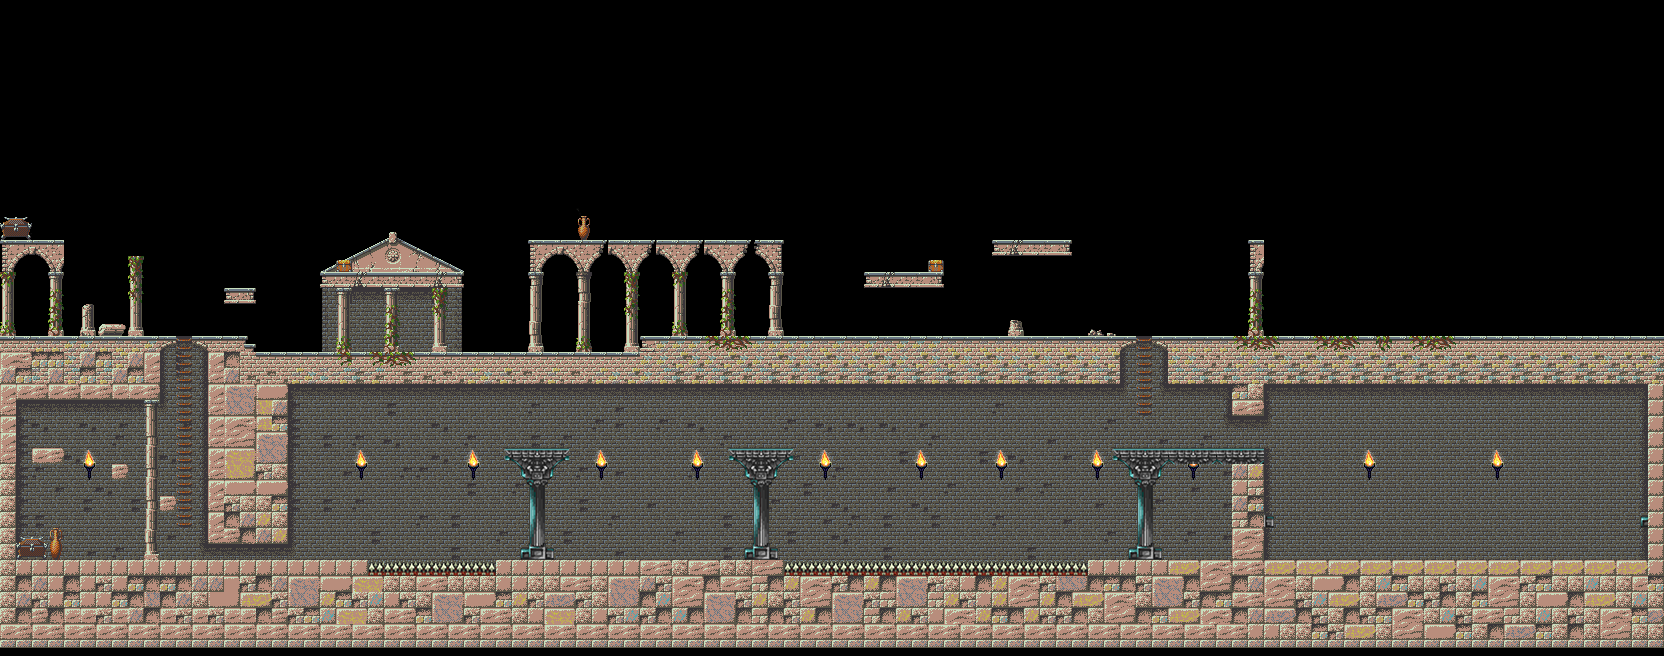

This game map was drawn from its Tiled (.tmx) file and the tilesets committed beside it. A one-line description and the trimmed map source follow:
An orthogonal 104x41 tile map with 16x16 px tiles, 2 tile layers (sky, tiles layer 1) and 78 objects (38x solid, 10x solidforenemy, 6x hp, 5x enemy, 4x stom, ...).

<map version="1.10" tiledversion="1.11.2" orientation="orthogonal" renderorder="left-up" width="104" height="41" tilewidth="16" tileheight="16" infinite="0" nextlayerid="35" nextobjectid="162">
 <tileset firstgid="1" name="map" tilewidth="16" tileheight="16" tilecount="480" columns="30">
  <image source="resources/tilesets/map.png" width="483" height="256" />
 </tileset>
 <layer id="33" name="sky" width="104" height="41">
  <data>[4264 cells, 1156 non-empty, 47 distinct tile ids]</data>
 </layer>
 <layer id="34" name="tiles layer 1" width="104" height="41">
  <data>[4264 cells, 1330 non-empty, 175 distinct tile ids]</data>
 </layer>
 <objectgroup id="13" name="objects layer 1">
  <object id="63" name="solid" x="-0.5" y="336" width="173.922" height="12" />
  <object id="64" name="solid" x="0.25" y="240" width="64" height="10" />
  <object id="65" name="solid" x="0" y="117" width="6" height="219" />
  <object id="66" name="enemy" x="73.587" y="527.533" width="32" height="32" />
  <object id="67" name="solid" x="-0.5" y="348.083" width="159.818" height="50.6667" />
  <object id="70" name="solid" x="208.5" y="346.25" width="10.25" height="195.75" />
  <object id="72" name="solid" x="16.5" y="559.936" width="351.167" height="10" />
  <object id="73" name="solid" x="5.5" y="398.375" width="10.25" height="170.417" />
  <object id="74" name="solid" x="32.25" y="447.5" width="31.25" height="14.75" />
  <object id="75" name="solid" x="112.25" y="464.5" width="14.75" height="14.75" />
  <object id="76" name="ladder" x="179.5" y="335" width="9.75" height="184.41" />
  <object id="77" name="player" x="24.8333" y="311.833" width="11" height="24" />
  <object id="78" name="solid" x="195.147" y="336" width="52.4215" height="7" />
  <object id="79" name="solid" x="160.5" y="496.333" width="14.75" height="14.75" />
  <object id="80" name="solid" x="219" y="529.25" width="68.9167" height="12.75" />
  <object id="81" name="solid" x="240.076" y="352.5" width="399.159" height="30.6667" />
  <object id="82" name="solid" x="200.742" y="344.5" width="55.1591" height="7" />
  <object id="83" name="solid" x="320.742" y="272.542" width="143.117" height="14.3333" />
  <object id="84" name="solid" x="277.167" y="384.917" width="10.25" height="157.083" />
  <object id="85" name="solid" x="224.367" y="288.417" width="31.2841" height="15.0833" />
  <object id="87" name="solid" x="128.242" y="256.099" width="15.1591" height="2.08333" />
  <object id="88" name="solidforenemy" x="633.25" y="321.083" width="12.6667" height="29.6667" />
  <object id="90" name="solid" x="639.284" y="336" width="480.784" height="47.1667" />
  <object id="91" name="solid" x="528.679" y="240.48" width="254.784" height="13.9167" />
  <object id="93" name="enemy" x="690.333" y="303.409" width="32" height="32" />
  <object id="94" name="enemy" x="637.5" y="207.864" width="32" height="32" />
  <object id="95" name="solidforenemy" x="528.281" y="225.931" width="12.6667" height="14.3333" />
  <object id="96" name="solidforenemy" x="768.583" y="224.084" width="12.6667" height="15.3333" />
  <object id="97" name="solid" x="864.117" y="273.167" width="78.7837" height="13.9167" />
  <object id="105" name="solid" x="993.117" y="240.667" width="77.7837" height="13.9167" />
  <object id="107" name="checkpoint" x="23.8636" y="305.909" width="13.5" height="30" />
  <object id="109" name="checkpoint" x="310.985" y="529.667" width="13.5" height="30" />
  <object id="110" name="solid" x="495.591" y="559.81" width="287.576" height="8.84848" />
  <object id="111" name="pike" x="368.697" y="567.818" width="126.727" height="7.63637" />
  <object id="112" name="hp" x="560.182" y="223.818" width="15.6364" height="16.1818" />
  <object id="113" name="hp" x="128.057" y="239.818" width="15.6364" height="16.1818" />
  <object id="114" name="hp" x="32.1818" y="432.193" width="15.6364" height="16.1818" />
  <object id="115" name="stom" x="608.182" y="223.818" width="15.6364" height="16.1818" />
  <object id="116" name="stom" x="48.5151" y="431.86" width="15.6364" height="16.1818" />
  <object id="117" name="stom" x="1056.18" y="223.818" width="15.6364" height="16.1818" />
  <object id="118" name="MovingPlatformdy" x="451" y="545.333" width="43.3333" height="10" />
  <object id="119" name="MovingPlatformdx" x="568.875" y="449.458" width="43.3333" height="10" />
  <object id="120" name="solid" x="505.383" y="448.935" width="63.0757" height="8.84848" />
  <object id="121" name="solid" x="729.814" y="449.026" width="63.0757" height="8.84848" />
  <object id="122" name="MovingPlatformdx" x="793.939" y="449.469" width="43.3333" height="10" />
  <object id="123" name="solid" x="1113.6" y="449" width="118.264" height="8.84848" />
  <object id="124" name="enemy" x="562.793" y="527.556" width="32" height="32" />
  <object id="125" name="solidforenemy" x="482.917" y="537.416" width="12.6667" height="32" />
  <object id="127" name="stom" x="545.182" y="431.818" width="15.6364" height="16.1818" />
  <object id="128" name="hp" x="776.849" y="431.818" width="15.6364" height="16.1818" />
  <object id="129" name="solidformp" x="451.879" y="559.848" width="43.3939" height="6.66667" />
  <object id="130" name="solidformp" x="456.697" y="440.061" width="43.3939" height="6.66667" />
  <object id="131" name="ladder" x="1139.25" y="335.875" width="9.75" height="69.5918" />
  <object id="132" name="solid" x="1168.1" y="336" width="95.784" height="47.1667" />
  <object id="133" name="solid" x="1154.47" y="336" width="13.5965" height="7.9167" />
  <object id="134" name="solid" x="1120.1" y="336" width="13.9715" height="7.9167" />
  <object id="135" name="solid" x="1231.85" y="449" width="31.9431" height="119.212" />
  <object id="136" name="solid" x="1257.5" y="115" width="6" height="219" />
  <object id="137" name="pike" x="785.03" y="567.151" width="302.06" height="7.63637" />
  <object id="138" name="solid" x="1087.86" y="559.987" width="144.201" height="8.84848" />
  <object id="140" name="solidforenemy" x="781.75" y="537.75" width="12.6667" height="20" />
  <object id="141" name="solidforenemy" x="1075.25" y="540.917" width="12.6667" height="17.3333" />
  <object id="142" name="enemy" x="1106.08" y="527.568" width="32" height="32" />
  <object id="143" name="checkpoint" x="1113.65" y="418.875" width="13.5" height="30" />
  <object id="144" name="Boss" x="1374.56" y="481.646" width="64" height="78" />
  <object id="145" name="solid" x="1648.18" y="352.802" width="10.7007" height="206.334" />
  <object id="146" name="solid" x="1263.89" y="559.99" width="394.326" height="12.1462" />
  <object id="147" name="solid" x="1640.99" y="517.011" width="6.784" height="10.0212" />
  <object id="149" name="solid" x="1232.03" y="383.287" width="31.9431" height="32.3034" />
  <object id="150" name="solid" x="1264.43" y="335.667" width="398.451" height="16.1667" />
  <object id="151" name="hp" x="1265.58" y="543.939" width="15.6364" height="16.1818" />
  <object id="152" name="hp" x="1631.61" y="544" width="15.6364" height="16.1818" />
  <object id="155" name="solidforenemy" x="248.667" y="336" width="12.6667" height="16.3333" />
  <object id="156" name="solidforenemy" x="194.333" y="538.667" width="12.6667" height="20" />
  <object id="157" name="solidforenemy" x="4.66665" y="539" width="12.6667" height="20" />
  <object id="158" name="solidforenemy" x="1231.67" y="538.667" width="12.6667" height="20" />
  <object id="159" name="sheep" x="262.229" y="319.938" width="256" height="32" />
  <object id="161" name="solid" x="1265.27" y="516.989" width="6.784" height="10.0212" />
 </objectgroup>
</map>